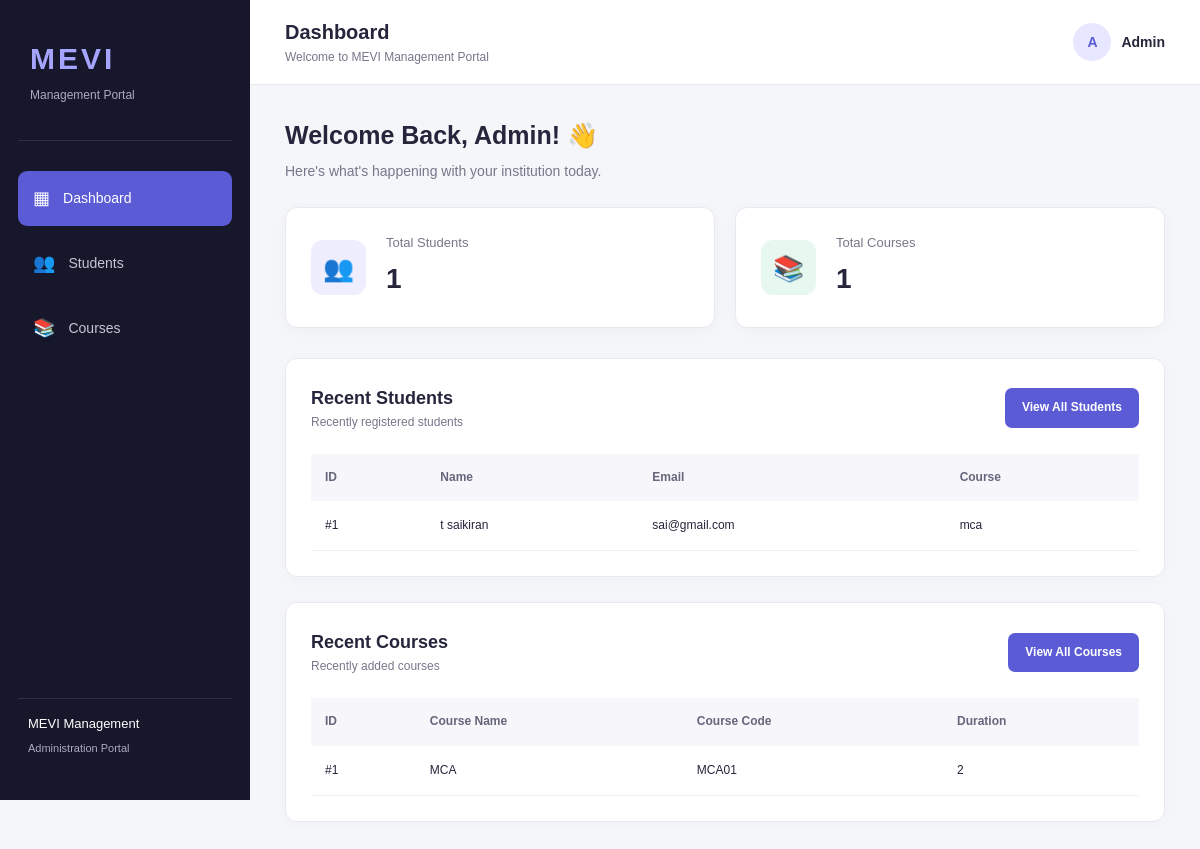
The app's page /, older data.
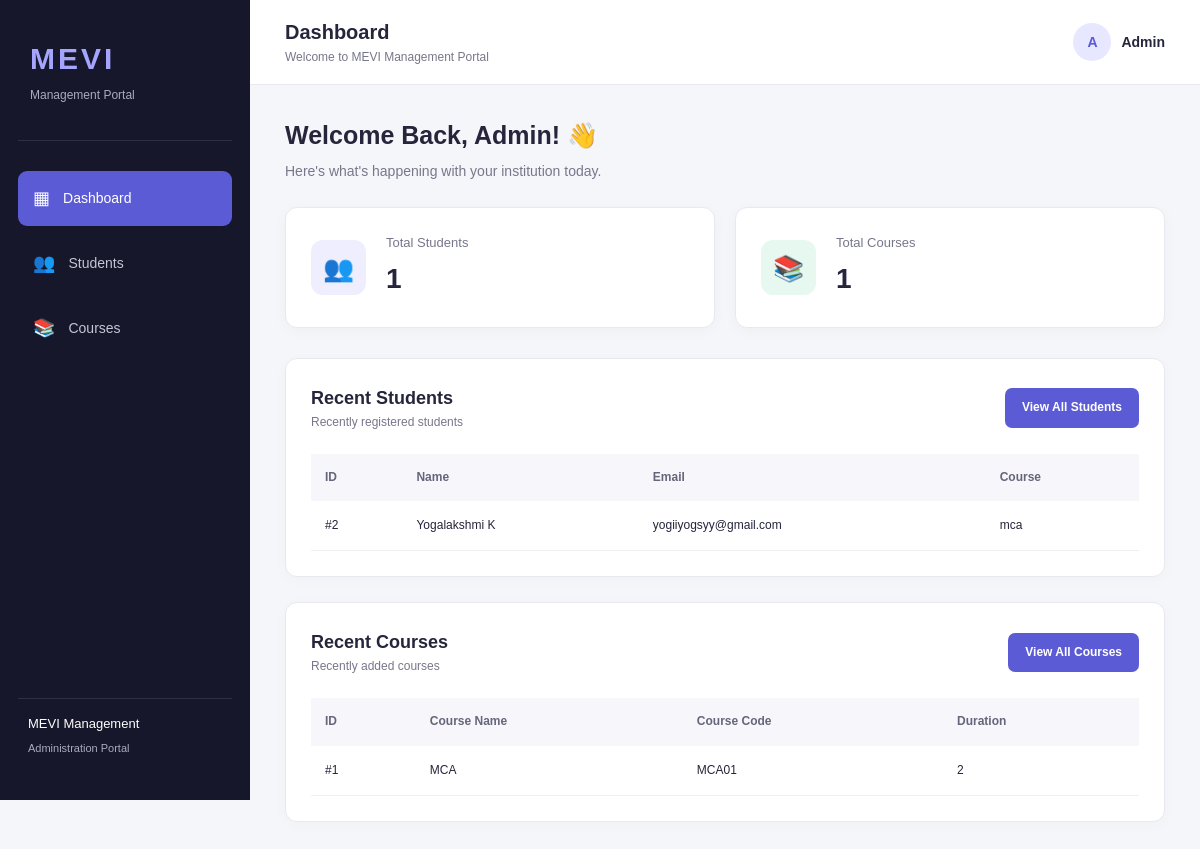
The same page, newer data.
### tables this page shows
CREATE TABLE students (
                id INTEGER PRIMARY KEY AUTOINCREMENT,
                name TEXT NOT NULL,
                email TEXT NOT NULL UNIQUE,
                course TEXT NOT NULL,
                created_at TIMESTAMP DEFAULT CURRENT_TIMESTAMP
            );

CREATE TABLE courses (
                id INTEGER PRIMARY KEY AUTOINCREMENT,
                course_name TEXT NOT NULL,
                course_code TEXT NOT NULL UNIQUE,
                duration TEXT NOT NULL,
                description TEXT,
                created_at TIMESTAMP DEFAULT CURRENT_TIMESTAMP
            );

### app.py (the view)
@app.route("/")
def dashboard():
    db = get_db()
    total_students = db.execute(
        "SELECT COUNT(*) FROM students"
    ).fetchone()[0]
    total_courses = db.execute(
        "SELECT COUNT(*) FROM courses"
    ).fetchone()[0]
    recent_students = db.execute(
        "SELECT * FROM students ORDER BY id DESC LIMIT 5"
    ).fetchall()
    recent_courses = db.execute(
        "SELECT * FROM courses ORDER BY id DESC LIMIT 5"
    ).fetchall()
    return render_template(
        "index.html",
        total_students=total_students,
        total_courses=total_courses,
        recent_students=recent_students,
        recent_courses=recent_courses
    )

### app.py (called while the page is built)
def get_db():
    if "db" not in g:
        g.db = sqlite3.connect(DATABASE)
        g.db.row_factory = sqlite3.Row
        g.db.execute("PRAGMA foreign_keys = ON")
    return g.db

### templates/index.html (shortened to what this page needs)
{% extends "base.html" %}
{% block page_heading %}Dashboard{% endblock %}
{% block content %}
<div class="welcome-section">
    <h2>Welcome Back, Admin! 👋</h2>
    <p>Here's what's happening with your institution today.</p>
</div>
<div class="stats-grid">
    <div class="stat-card">
        <div class="stat-icon student-icon">👥</div>
        <div>
            <p>Total Students</p>
            <h2>{{ total_students }}</h2>
        </div>
    </div>
    <div class="stat-card">
        <div class="stat-icon course-icon">📚</div>
        <div>
            <p>Total Courses</p>
            <h2>{{ total_courses }}</h2>
        </div>
    </div>
</div>
<div class="content-card">
    <div class="card-header">
        <div>
            <h3>Recent Students</h3>
            <p>Recently registered students</p>
        </div>
        <a href="{{ url_for('students') }}" class="btn btn-primary">
            View All Students
        </a>
    </div>
    <div class="table-wrapper">
        <table>
            <thead>
                <tr>
                    <th>ID</th>
                    <th>Name</th>
                    <th>Email</th>
                    <th>Course</th>
                </tr>
            </thead>
            <tbody>
                {% for student in recent_students %}
                <tr>
                    <td>#{{ student.id }}</td>
                    <td>{{ student.name }}</td>
                    <td>{{ student.email }}</td>
                    <td>{{ student.course }}</td>
                </tr>
                {% else %}
                <tr>
                    <td colspan="4" class="empty-state">
                        No students registered yet.
                    </td>
                </tr>
                {% endfor %}
            </tbody>
        </table>
    </div>
</div>
<div class="content-card">
    <div class="card-header">
        <div>
            <h3>Recent Courses</h3>
            <p>Recently added courses</p>
        </div>
        <a href="{{ url_for('courses') }}" class="btn btn-primary">
            View All Courses
        </a>
    </div>
    <div class="table-wrapper">
        <table>
            <thead>
                <tr>
                    <th>ID</th>
                    <th>Course Name</th>
                    <th>Course Code</th>
                    <th>Duration</th>
                </tr>
            </thead>
            <tbody>
                {% for course in recent_courses %}
                <tr>
                    <td>#{{ course.id }}</td>
                    <td>{{ course.course_name }}</td>
                    <td>{{ course.course_code }}</td>
                    <td>{{ course.duration }}</td>
                </tr>
                {% else %}
                <tr>
                    <td colspan="4" class="empty-state">
                        No courses added yet.
                    </td>
                </tr>
                {% endfor %}
            </tbody>
        </table>
    </div>
</div>
{% endblock %}

Row changes from the older to the newer data that the page shows:
removed students: id "1", name "t saikiran", email "sai@gmail.com", course "mca"
added students: id "2", name "Yogalakshmi K", email "yogiiyogsyy@gmail.com", course "mca"
